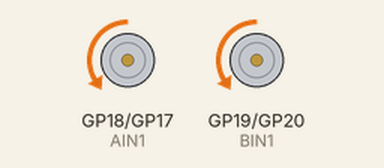
Simulated run of this program. Board: Raspberry Pi Pico running MicroPython. Parts: motor-driver pin pairs drawn as motors (green arrow = first pin HIGH = forward, orange = second pin HIGH = backward, longer = more drive, scaled by the enable pin). At 5.0 s the program stops and its outputs stay as they are.

Above: at 0.1 s.
At 1.1 s:
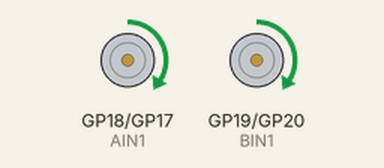
At 2.1 s:
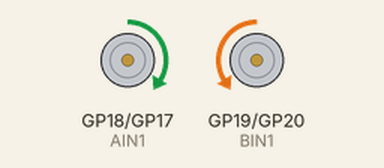
At 4.1 s:
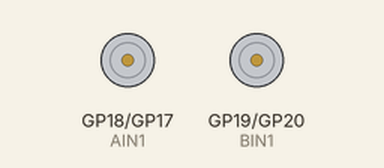
Timing chart, 0 to 5.6 s (numbered marks = the images above):
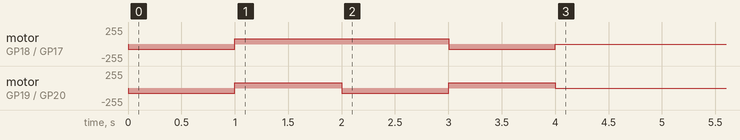

The program:

MotorTest.py
```python
from Motor import Motor
from time import sleep

if __name__== '__main__' :
    motor = Motor()

    duration = 1

    motor.forward(30)
    sleep(duration)

    motor.backward(30)
    sleep(duration)

    motor.left(30)
    sleep(duration)

    motor.right(30)
    sleep(duration)

    motor.stop()
    sleep(duration)
pass
```

Motor.py
```python
from machine import Pin, PWM

class Motor(object):

    def __init__(self):
        self.PWMA = PWM(Pin(16))
        self.PWMA.freq(1000)
        self.PWMB = PWM(Pin(21))
        self.PWMB.freq(1000)

        self.AIN2 = Pin(17, Pin.OUT)
        self.AIN1 = Pin(18, Pin.OUT)
        self.BIN1 = Pin(19, Pin.OUT)
        self.BIN2 = Pin(20, Pin.OUT)

        self.stop_cnt = 0
        self.speeds = [ 0, 0 ]
        self.stop()
    pass

    def forward(self, speed, verbose=False ):
        if 0 <= speed <= 100 :
            if verbose : print( f"forward: speed = {speed}" )
            self.set_motor( speed, speed )
        pass
    pass

    def backward(self, speed, verbose=False):
        if 0 <= speed <= 100 :
            if verbose : print( f"backward: speed = {speed}" )
            self.set_motor( -speed, -speed )
        pass
    pass

    def left(self,speed, verbose=False):
        if 0 <= speed <= 100 :
            if verbose : print( f"left: speed = {speed}" )
            self.set_motor( -speed, speed )
        pass
    pass

    def right(self, speed, verbose=False):
        if 0 <= speed <= 100 :
            if verbose: print( f"right: speed = {speed}" )
            self.set_motor( speed, -speed )
        pass
    pass

    def stop(self, verbose=False):
        if self.stop_cnt :
            if verbose : print( f"stop: speed = {0}" )
        pass

        self.stop_cnt += 1

        self.PWMA.duty_u16(0)
        self.PWMB.duty_u16(0)

        self.AIN2.value(0)
        self.AIN1.value(0)

        self.BIN2.value(0)
        self.BIN1.value(0)
    pass

    def move(self, left, right, verbose=True):
        self.set_motor( left, right, verbose )
    pass

    def set_motor(self, left, right, verbose=False):
        if verbose: print( f"set_motor: left = {left}, right = {right}" )

        self.speeds = [ left, right ]

        if 0 <= left <= 100 :
            self.AIN1.value(0)
            self.AIN2.value(1)
            self.PWMA.duty_u16(int(left*0xFFFF/100))
        elif -100 <= left <= 0 :
            self.AIN1.value(1)
            self.AIN2.value(0)
            self.PWMA.duty_u16(-int(left*0xFFFF/100))
        pass

        if 0 <= right <= 100 :
            self.BIN2.value(1)
            self.BIN1.value(0)
            self.PWMB.duty_u16(int(right*0xFFFF/100))
        elif -100 <= right <= 0 :
            self.BIN2.value(0)
            self.BIN1.value(1)
            self.PWMB.duty_u16(-int(right*0xFFFF/100))
        pass
    pass

pass
```

Measured:
- by itself, motor on GP18 (AIN1) / GP17 (AIN2): stopped → backward 76/255 at 0.00 s, → forward 76/255 1.0 s later, → backward 76/255 2.0 s later, → stopped 1.0 s later
- by itself, motor on GP19 (BIN1) / GP20 (BIN2): stopped → backward 76/255 at 0.00 s, → forward 76/255 1.0 s later, → backward 76/255 1.0 s later, → forward 76/255 1.0 s later, … (5 changes in this stretch)
